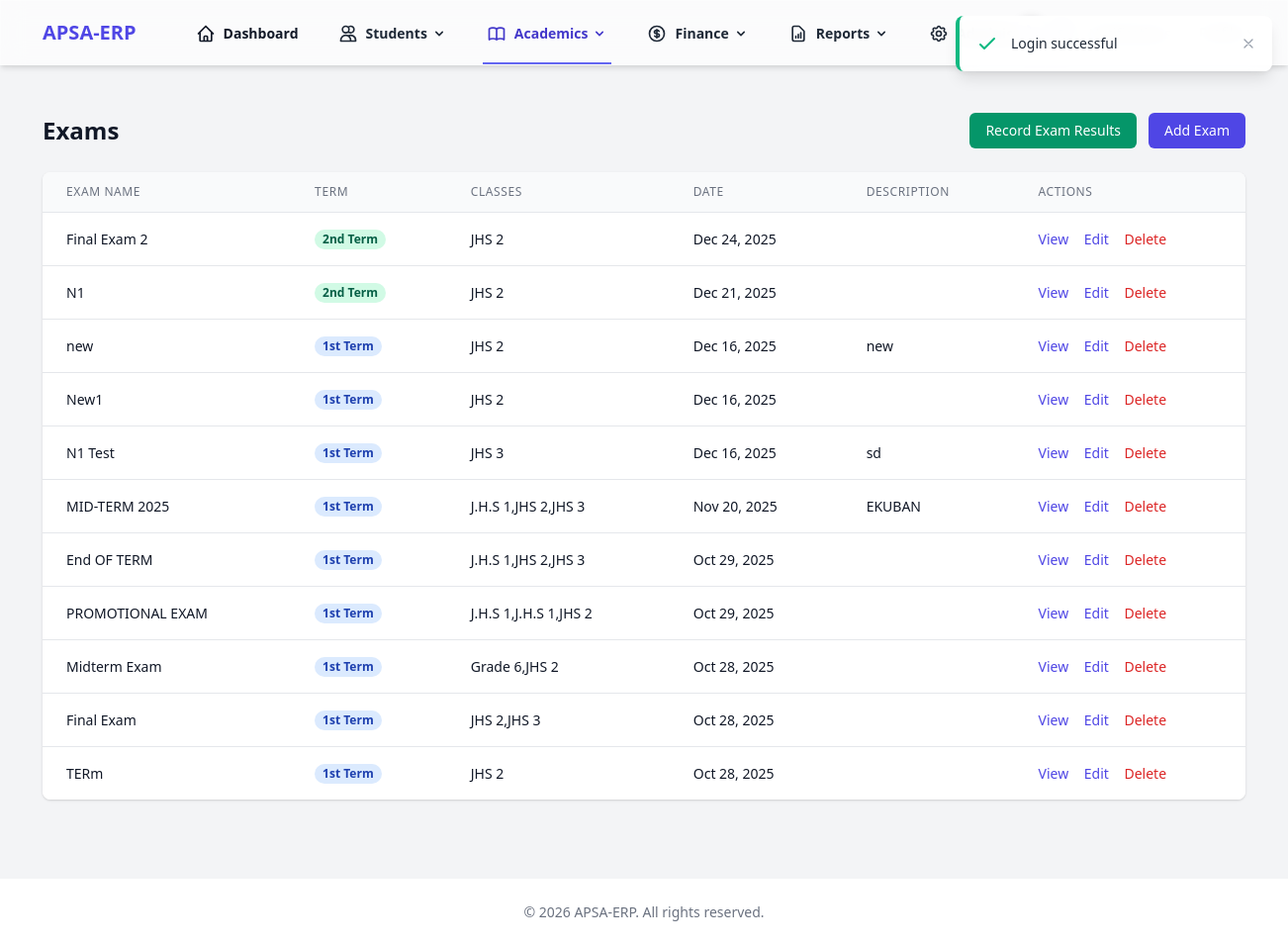
The page /exams (signed in) on the database as committed earlier.
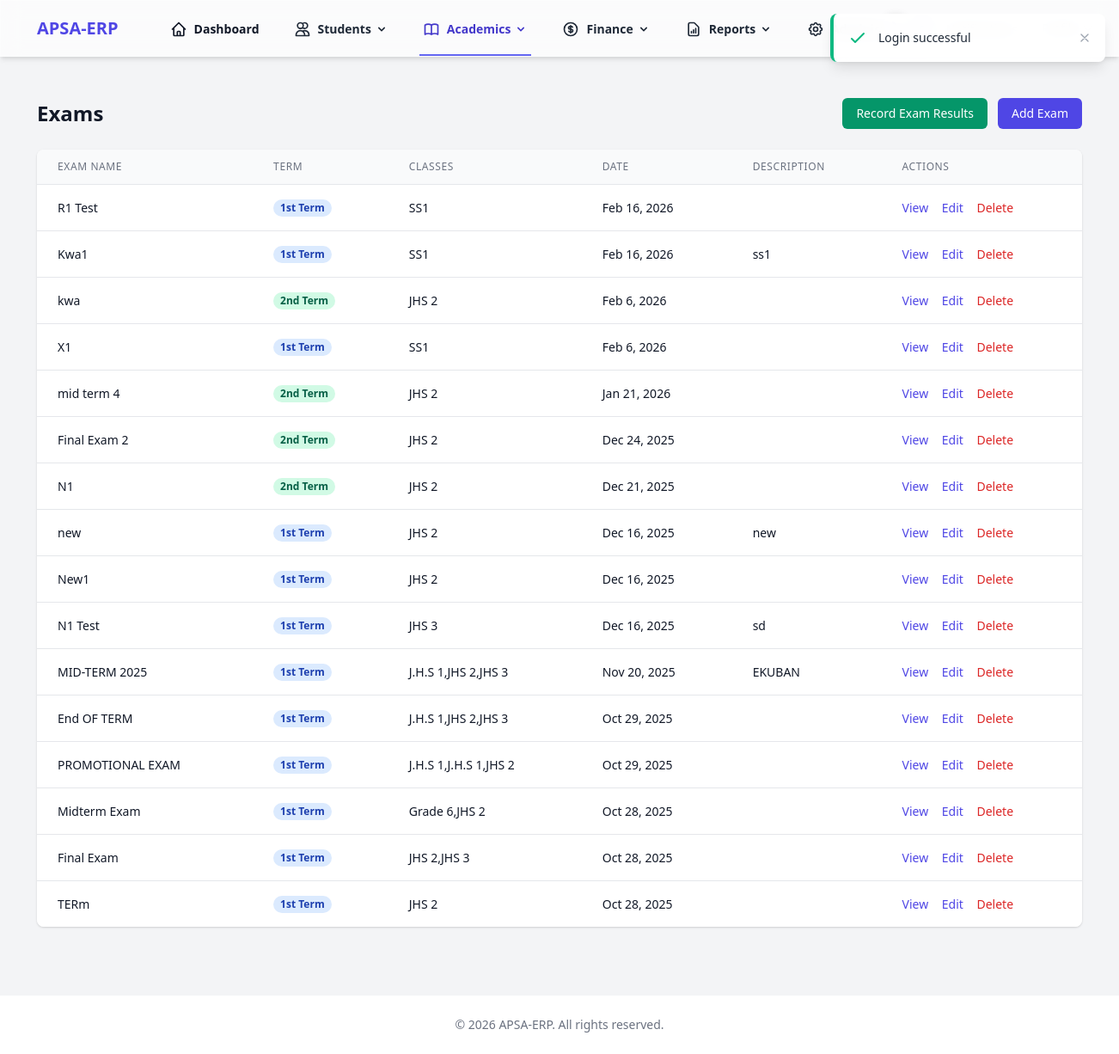
The same page on the database as committed later.
### tables this page shows
CREATE TABLE `exams` (
  `id` int NOT NULL AUTO_INCREMENT,
  `name` varchar(100) NOT NULL,
  `term` enum('1st Term','2nd Term','3rd Term') NOT NULL,
  `class_id` int NOT NULL,
  `academic_year_id` int DEFAULT NULL,
  `date` date NOT NULL,
  `description` text,
  `created_at` timestamp NULL DEFAULT CURRENT_TIMESTAMP,
  `updated_at` timestamp NULL DEFAULT CURRENT_TIMESTAMP ON UPDATE CURRENT_TIMESTAMP,
  `grading_scale_id` int DEFAULT NULL,
  `has_classwork` tinyint(1) DEFAULT '0',
  `classwork_percentage` decimal(5,2) DEFAULT '0.00',
  PRIMARY KEY (`id`),
  KEY `class_id` (`class_id`),
  KEY `fk_exams_academic_year` (`academic_year_id`),
  KEY `fk_exams_grading_scale` (`grading_scale_id`)
);

### app/Core/Controller.php (called while the page is built, shortened)
<?php
class Controller
{
    protected function view($view, $data = [])
    {
        extract($data);
        require_once RESOURCES_PATH . "/views/{$view}.php";
    }
}

### app/Controllers/ExamController.php (called while the page is built, shortened)
<?php
class ExamController extends Controller
{
    public function index()
    {
        $examModel = new Exam();
        $exams = $examModel->getAllWithClasses();
        $this->view('exams/index', [
            'exams' => $exams
        ]);
    }
}

### app/Core/Application.php (called while the page is built, shortened)
<?php
class Application
{
    protected $router;
    public function __construct()
    {
        $this->router = new Router();
    }
    public function run()
    {
        $uri = $_SERVER['REQUEST_URI'] ?? '/';
        if (strlen($uri) > 1) {
            $uri = rtrim($uri, '/');
        }
        $this->router->route($uri);
    }
}

### public/index.php (called while the page is built, shortened)
<?php
$app = new App\Core\Application();
$app->run();

### app/Core/Database.php (called while the page is built, shortened)
<?php
class Database
{
    private $host;
    private $dbname;
    private $username;
    private $password;
    private $charset;
    private $pdo;
    public function __construct()
    {
        $this->host = DB_HOST;
        $this->dbname = DB_NAME;
        $this->username = DB_USER;
        $this->password = DB_PASS;
        $this->charset = DB_CHARSET;
    }
    private function connect()
    {
        try {
            $dsn = "mysql:host={$this->host};dbname={$this->dbname};charset={$this->charset}";
            $options = [
                \PDO::ATTR_ERRMODE => \PDO::ERRMODE_EXCEPTION,
                \PDO::ATTR_DEFAULT_FETCH_MODE => \PDO::FETCH_ASSOC,
                \PDO::ATTR_EMULATE_PREPARES => false,
            ];
            $this->pdo = new \PDO($dsn, $this->username, $this->password, $options);
        } catch (\PDOException $e) {
            throw new \Exception("Database connection failed: " . $e->getMessage());
        }
    }
    public function query($sql, $params = [])
    {
        try {
            $stmt = $this->pdo->prepare($sql);
            $stmt->execute($params);
            return $stmt;
        } catch (\PDOException $e) {
            throw new \Exception("Query failed: " . $e->getMessage());
        }
    }
    public function fetchAll($sql, $params = [])
    {
        $stmt = $this->query($sql, $params);
        return $stmt->fetchAll();
    }
}

### app/Core/Model.php (called while the page is built, shortened)
<?php
class Model
{
    public function __construct()
    {
        $this->db = new Database();
    }
}

### app/Models/Exam.php (called while the page is built, shortened)
<?php
class Exam extends Model
{
    protected $table = 'exams';
    public function getAllWithClasses()
    {
        $sql = "SELECT e.*,
                       c.name as primary_class_name,
                       GROUP_CONCAT(c2.name ORDER BY c2.name) as assigned_classes
                FROM {$this->table} e
                LEFT JOIN classes c ON e.class_id = c.id
                LEFT JOIN exam_classes ec ON e.id = ec.exam_id
                LEFT JOIN classes c2 ON ec.class_id = c2.id
                GROUP BY e.id, c.name
                ORDER BY e.date DESC";
        return $this->db->fetchAll($sql);
    }
}

### resources/views/exams/index.php (the view, shortened to what the changed rows need)
<div class="max-w-7xl mx-auto py-6 sm:px-6 lg:px-8">
    <div class="px-4 py-6 sm:px-0">
        <div class="flex justify-between items-center mb-6">
            <h1 class="text-2xl font-semibold text-gray-900">Exams</h1>
        </div>
        <div class="bg-white shadow overflow-hidden sm:rounded-lg">
            <div class="overflow-x-auto">
                <table class="min-w-full divide-y divide-gray-200">
                    <thead class="bg-gray-50">
                        <tr>
                            <th scope="col" class="px-6 py-3 text-left text-xs font-medium text-gray-500 uppercase tracking-wider">
                                Exam Name
                            </th>
                            <th scope="col" class="px-6 py-3 text-left text-xs font-medium text-gray-500 uppercase tracking-wider">
                                Term
                            </th>
                            <th scope="col" class="px-6 py-3 text-left text-xs font-medium text-gray-500 uppercase tracking-wider">
                                Classes
                            </th>
                            <th scope="col" class="px-6 py-3 text-left text-xs font-medium text-gray-500 uppercase tracking-wider">
                                Date
                            </th>
                            <th scope="col" class="px-6 py-3 text-left text-xs font-medium text-gray-500 uppercase tracking-wider">
                                Description
                            </th>
                            <th scope="col" class="px-6 py-3 text-left text-xs font-medium text-gray-500 uppercase tracking-wider">
                                Actions
                            </th>
                        </tr>
                    </thead>
                    <tbody class="bg-white divide-y divide-gray-200">
                        <?php if (empty($exams)): ?>
                            <tr>
                                <td colspan="6" class="px-6 py-4 text-center text-sm text-gray-500">
                                    No exams found.
                                </td>
                            </tr>
                        <?php else: ?>
                            <?php foreach ($exams as $exam): ?>
                                <tr>
                                    <td class="px-6 py-4 whitespace-nowrap text-sm text-gray-900">
                                        <?= htmlspecialchars($exam['name']) ?>
                                    </td>
                                    <td class="px-6 py-4 whitespace-nowrap text-sm text-gray-900">
                                        <span class="px-2 inline-flex text-xs leading-5 font-semibold rounded-full
                                            <?php
                                            if (stripos($exam['term'], '1st') !== false || stripos($exam['term'], 'first') !== false) {
                                                echo 'bg-blue-100 text-blue-800';
                                            } elseif (stripos($exam['term'], '2nd') !== false || stripos($exam['term'], 'second') !== false) {
                                                echo 'bg-green-100 text-green-800';
                                            } elseif (stripos($exam['term'], '3rd') !== false || stripos($exam['term'], 'third') !== false) {
                                                echo 'bg-purple-100 text-purple-800';
                                            } else {
                                                echo 'bg-gray-100 text-gray-800';
                                            }
                                            ?>">
                                            <?= htmlspecialchars($exam['term']) ?>
                                        </span>
                                    </td>
                                    <td class="px-6 py-4 text-sm text-gray-900">
                                        <?php if (!empty($exam['assigned_classes'])): ?>
                                            <?= htmlspecialchars($exam['assigned_classes']) ?>
                                        <?php else: ?>
                                            <?= htmlspecialchars($exam['class_name'] ?? 'N/A') ?>
                                        <?php endif; ?>
                                    </td>
                                    <td class="px-6 py-4 whitespace-nowrap text-sm text-gray-900">
                                        <?= date('M j, Y', strtotime($exam['date'])) ?>
                                    </td>
                                    <td class="px-6 py-4 text-sm text-gray-900">
                                        <?= htmlspecialchars(substr($exam['description'] ?? 'N/A', 0, 50)) ?><?= strlen($exam['description'] ?? '') > 50 ? '...' : '' ?>
                                    </td>
                                    <td class="px-6 py-4 whitespace-nowrap text-sm font-medium">
                                        <a href="#" onclick="openViewModal(<?= $exam['id'] ?>); return false;" class="text-indigo-600 hover:text-indigo-900 mr-3">
                                            View
                                        </a>
                                        <a href="#" onclick="openEditModal(<?= $exam['id'] ?>); return false;" class="text-indigo-600 hover:text-indigo-900 mr-3">
                                            Edit
                                        </a>
                                        <a href="/exams/<?= $exam['id'] ?>/delete" class="text-red-600 hover:text-red-900"
                                           onclick="return confirm('Are you sure you want to delete this exam?')">
                                            Delete
                                        </a>
                                    </td>
                                </tr>
                            <?php endforeach; ?>
                        <?php endif; ?>
                    </tbody>
                </table>
            </div>
        </div>
    </div>
</div>
<?php
include RESOURCES_PATH . '/layouts/app.php';
?>

Rows that differ between the two databases and show on the page:
added exams: name "R1 Test", term "1st Term", assigned_classes "SS1", date "Feb 16, 2026"
added exams: name "Kwa1", term "1st Term", assigned_classes "SS1", date "Feb 16, 2026", description "ss1"
added exams: name "kwa", term "2nd Term", assigned_classes "JHS 2", date "Feb 6, 2026"
added exams: name "X1", term "1st Term", assigned_classes "SS1", date "Feb 6, 2026"
added exams: name "mid term 4", term "2nd Term", assigned_classes "JHS 2", date "Jan 21, 2026"
